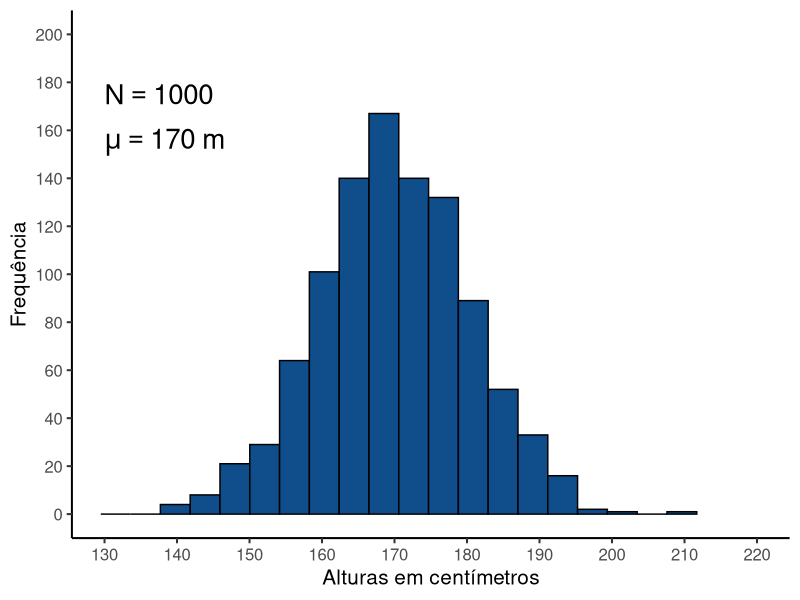
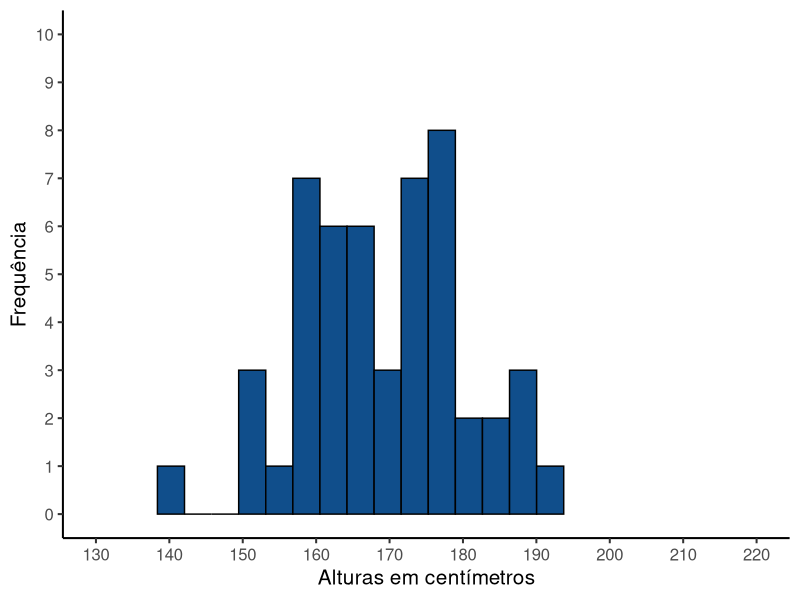
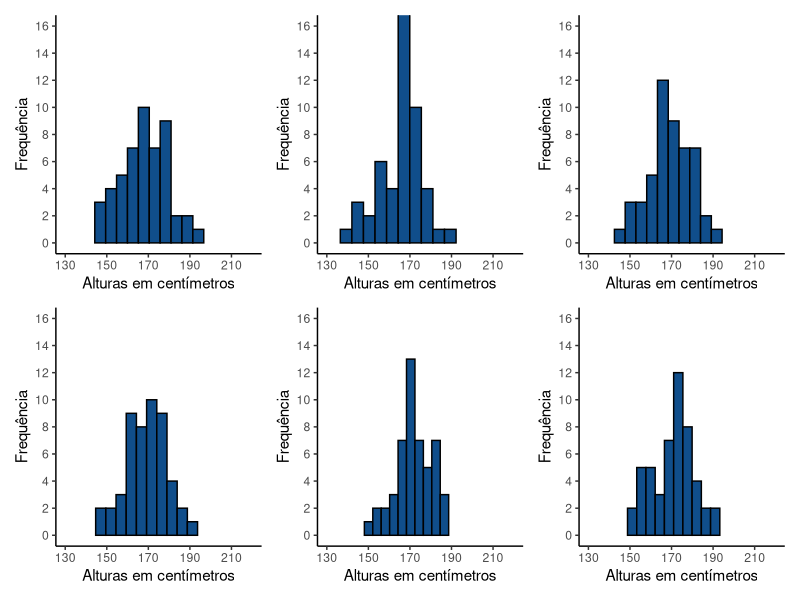
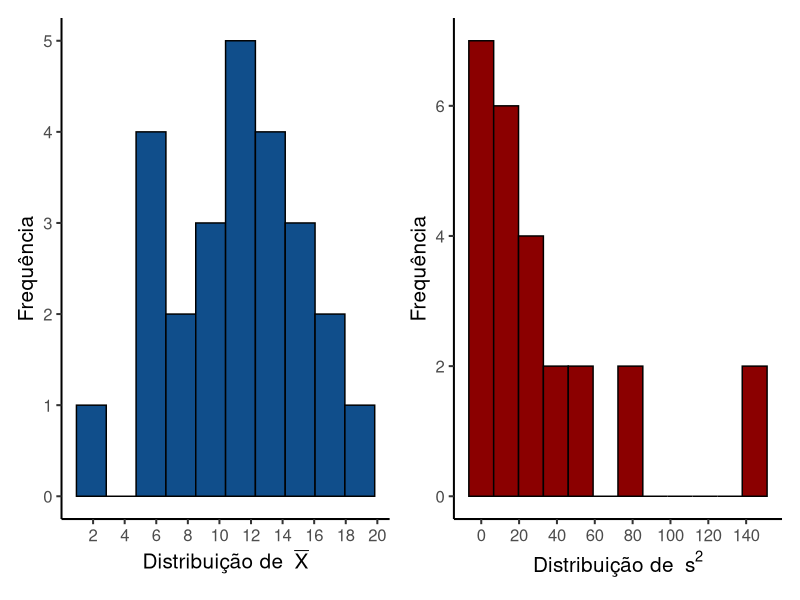
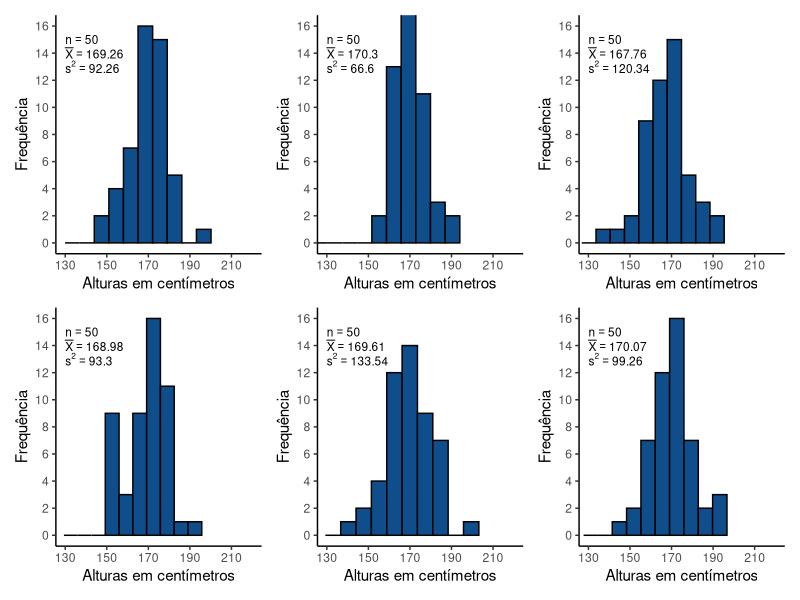

The R source for these figures, in order:
## ---- chunk 1
library(tidyverse)
library(patchwork)
library(knitr)
## ---- chunk 2
#| echo: false
mu = 170
N = 1000
## ---- chunk 3
#| code-fold: true
mu = 170
sd = 10
N = 1000
set.seed(1)
adultos = data.frame(
  CP = round(rnorm(n = N, mean = mu, sd = sd),2)
  )

plt_pop = ggplot(adultos, aes(x = CP)) +
  geom_histogram(fill = 'dodgerblue4', 
                 color = 'black', bins = 20) +
   labs(x = "Alturas em centímetros",
        y = "Frequência") +
  scale_x_continuous(breaks = seq(130, 220, by = 10)) +
  scale_y_continuous(breaks = seq(0, 200, by = 20)) +
  coord_cartesian(ylim = c(0, 200), xlim = c(130, 220)) +
  theme_classic(base_size = 15)
## ---- chunk 4
#| code-fold: true
#| label: fig-distr-pop1
#| fig-cap: 'Distribuição de uma população estatística representando as alturas (em centímetros) de adultos acima de 18 anos.'
plt_pop +
  annotate(geom = 'text', x = 130, y = 175, 
           label = deparse(bquote('N' == .(N))), parse = TRUE, hjust = 0, size = 7) +
  annotate(geom = 'text', x = 130, y = 155, 
           label = deparse(bquote(mu == .(mu) ~ 'm')), parse = TRUE, hjust = 0, size = 7)
## ---- chunk 5
#| code-fold: true
n = 50
set.seed(2)
selecao = sample(N, size = n)
Am1 = sort(adultos$CP[selecao], decreasing = FALSE)
## ---- chunk 6
#| code-fold: true
#| label: fig-distr-pop2
#| fig-cap: 'Amostra de tamanho n = 50 da população estatística de alturas.'
amostra_df = data.frame(CP = adultos$CP[selecao]) 
ggplot(amostra_df, aes(x = CP)) +
  geom_histogram(fill = 'dodgerblue4', color = 'black', bins = 15) +
   labs(x = "Alturas em centímetros",
        y = "Frequência") +
  scale_x_continuous(breaks = seq(130, 220, by = 10)) +
  scale_y_continuous(breaks = seq(0, 10, by = 1)) +
  coord_cartesian(xlim = c(130, 220), ylim = c(0, 10)) +
  theme_classic(base_size = 15)

## ---- chunk 7
#| code-fold: true
#| label: fig-distr-pop3
#| fig-cap: 'Seis diferentes amostra de tamanho n = 50 da população estatística de alturas.'

plot_list = list()
for (i in 1:6){
  df = slice_sample(adultos, n = n)
  p = ggplot(df, aes(x = CP)) +
    geom_histogram(fill = 'dodgerblue4', color = 'black', bins = 10) +
    labs(x = "Alturas em centímetros",
         y = "Frequência") +
  scale_x_continuous(breaks = seq(130, 220, by = 20)) +
  scale_y_continuous(breaks = seq(0, 16, by = 2)) +
  coord_cartesian(xlim = c(130, 220), ylim = c(0, 16)) +
    theme_classic()
  plot_list[[i]] = p
}

(plot_list[[1]] + plot_list[[2]] + plot_list[[3]]) /
  (plot_list[[4]] + plot_list[[5]] + plot_list[[6]])

## ---- chunk 8
#| code-fold: true
Nsmall = 5
nsmall = 2
set.seed(5)
pop_small = sample(20, size = Nsmall, replace = F)
mu = mean(pop_small)
sigma2 = sum((pop_small - mu)^2)/Nsmall

m = matrix(NA, ncol = Nsmall, nrow = Nsmall)
rownames(m) = colnames(m) = as.character(pop_small)
for (i in 1:Nsmall){
  for (j in 1:Nsmall){
    m[i,j] = paste('(', pop_small[i], ' ; ', pop_small[j], ')', sep = '')
  }
}

## ---- chunk 9
#| label: tbl-amostra-n2
#| tbl-cap: 'Todas as amostras possíveis de tamanho n = 2 da população estatística com N = 5'
#| code-fold: true
knitr::kable(m)
## ---- chunk 10
#| code-fold: true
tab_df = data.frame(expand_grid(pop_small, pop_small))
colnames(tab_df) = c('X1', 'X2')
tab_df = tab_df %>% 
  rowwise() %>% 
  mutate(Xm = mean(c(X1,X2)),
         s2 = var(c(X1,X2)))
Ex = mean(tab_df$Xm)
Es2 = mean(tab_df$s2)
## ---- chunk 11
#| label: tbl-amostra-n2-estimadores
#| tbl-cap: 'Média e variância amostrais para todas as amostras possíveis de tamanho n = 2 da população estatística com N = 5'
#| code-fold: true
tab_df %>% 
  knitr::kable(col.names = c('$x_1$', '$x_2$', '$\\overline{X}$', '$s^2$'))
## ---- chunk 12
#| code-fold: true
plt_Xm = ggplot(tab_df, aes(x = Xm)) +
  geom_histogram(fill = 'dodgerblue4', color = 'black', bins = 10) +
   labs(x = bquote('Distribuição de ' ~ bar(X)),
        y = "Frequência") +
  scale_x_continuous(breaks = seq(0, 20, by = 2)) +
  theme_classic(base_size = 15)

plt_s2 = ggplot(tab_df, aes(x = s2)) +
  geom_histogram(fill = 'red4', color = 'black', bins = 12) +
   labs(x = bquote('Distribuição de ' ~ s^2),
        y = "Frequência") +
  scale_x_continuous(breaks = seq(0, 200, by = 20)) +
  theme_classic(base_size = 15)

## ---- chunk 13
#| label: fig-amostra-n2-estimadores
#| fig-cap: 'Distribuição das médias e variâncias amostrais com n = 2'
#| code-fold: true
plt_Xm | plt_s2
## ---- chunk 14
#| code-fold: true
#| label: fig-distr-pop4
#| fig-cap: 'Seis diferentes amostras de tamanho n = 50 da população de alturas.'

plot_list = list()
for (i in 1:6){
  df = slice_sample(adultos, n = n)
  x_bar = mean(df$CP)
  s2_bar = var(df$CP)
  p = ggplot(df, aes(x = CP)) +
    geom_histogram(fill = 'dodgerblue4', color = 'black', bins = 10) +
    labs(x = "Alturas em centímetros",
         y = "Frequência") +
    scale_x_continuous(breaks = seq(130, 220, by = 20)) +
    scale_y_continuous(breaks = seq(0, 16, by = 2)) +
    coord_cartesian(xlim = c(130, 220), ylim = c(0, 16)) +
    annotate(geom = 'text', x = 130, y = 15, label = deparse(bquote('n' == .(n))), parse = TRUE, hjust = 0, size = 3) +
    annotate(geom = 'text', x = 130, y = 14, label = deparse(bquote(bar(X) == .(round(x_bar,2)))), parse = TRUE, hjust = 0, size = 3) +
    annotate(geom = 'text', x = 130, y = 13, label = deparse(bquote(s^2 == .(round(s2_bar,2)))), parse = TRUE, hjust = 0, size = 3) +
    theme_classic()
  plot_list[[i]] = p
}

(plot_list[[1]] + plot_list[[2]] + plot_list[[3]]) /
  (plot_list[[4]] + plot_list[[5]] + plot_list[[6]])

## ---- chunk 15
#| echo: false
#| label: fig-amostr-inf
#| fig-cap: 'Processo de amostragem e inferência estatística.'
# image_read("img/amostragem_inferencia.png") %>% 
#   image_scale('x1000')
